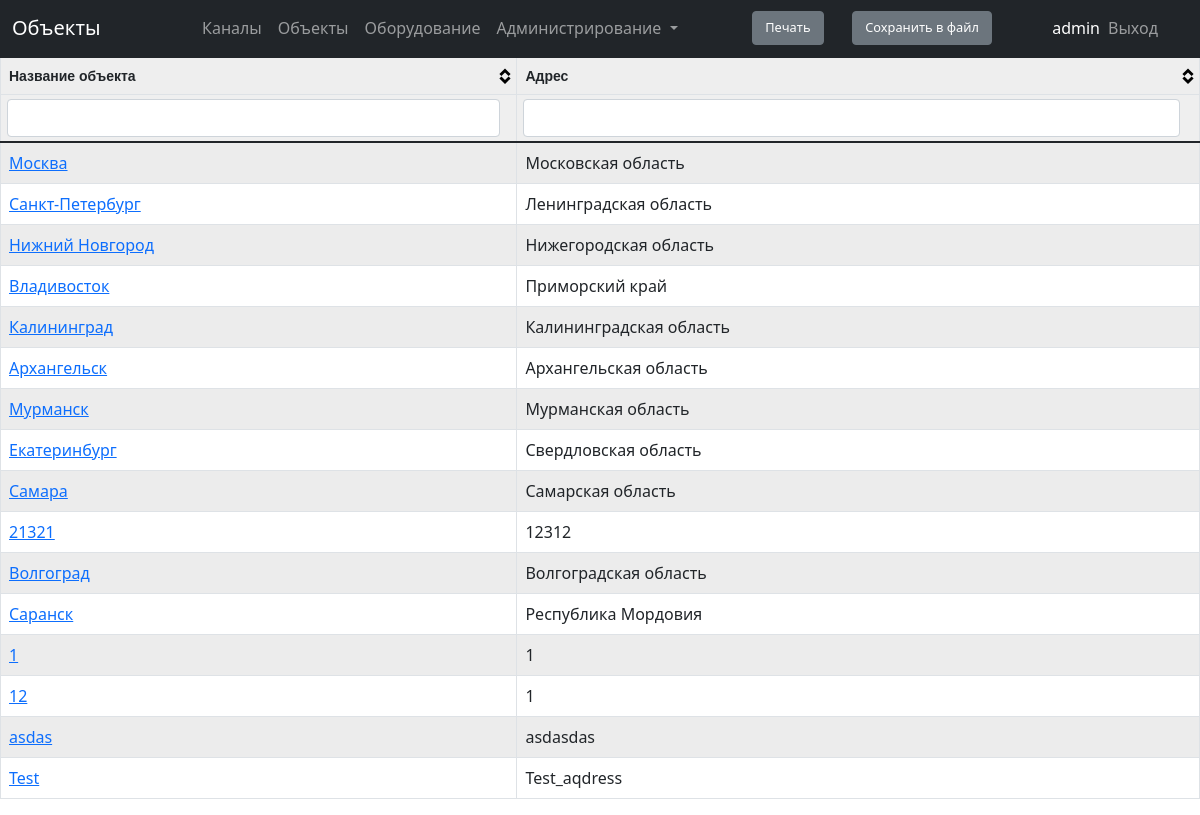
/scheme/locations (signed in), run on an earlier commit of the app's database.
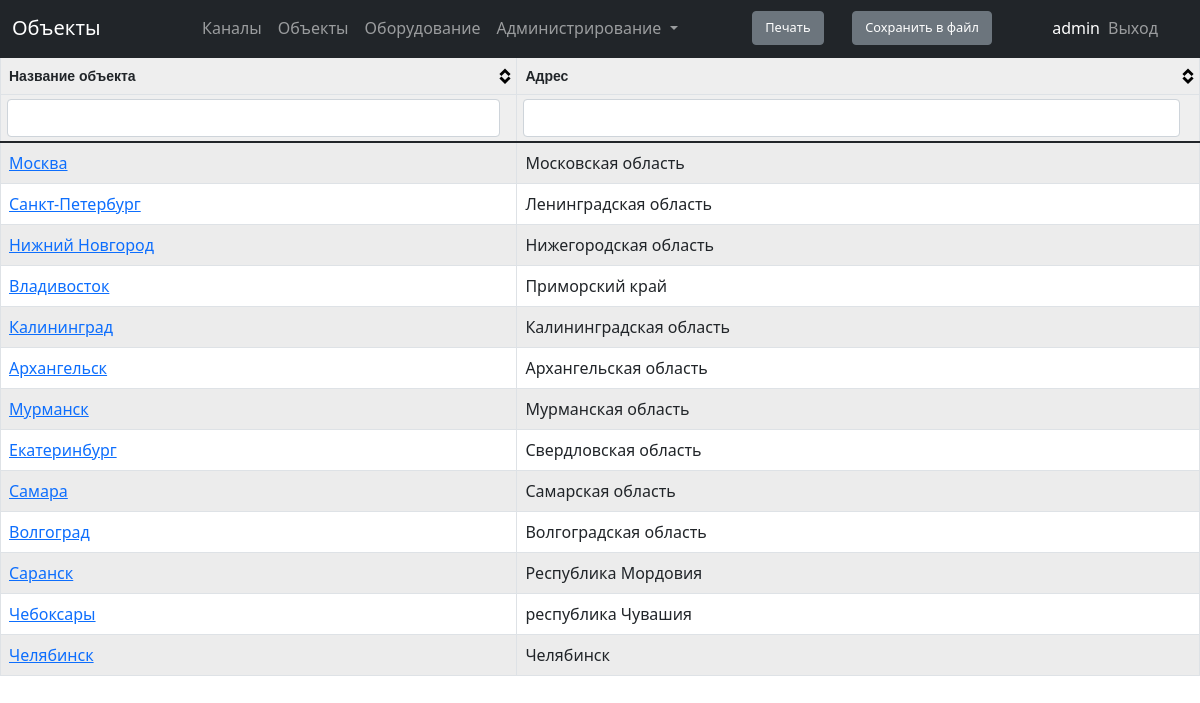
And on a later commit of the database.
### scheme/models.py (models this page shows, shortened)
class Locations(models.Model):
    location = models.CharField(max_length=100, unique=True, verbose_name='Название объекта')
    address = models.CharField(max_length=300, verbose_name='Адрес объекта', blank=True)
    class Meta:
        verbose_name = 'Объекты'
        verbose_name_plural = 'Объекты'

### scheme/views.py (the view)
# urls.py: path('locations', permission_required('scheme.view_locations')(views.LocationsView), name='url_locations'),
def LocationsView(request):
    locations = Locations.objects.all()
    context_object_name = 'locations'
    return render (request, 'scheme/locations.html',{'locations': locations})

### scheme/templates/scheme/locations.html
{% extends 'main/index.html' %}
{% block title %} Объекты {% endblock %}
{% block content %}
    <table id='tblData'>
        <thead>
            <th>Название объекта</th>
            <th>Адрес</th>
        </thead>
        <tbody>
        {% for i in locations %}
        <tr>
            <td><a href="{% url 'url_location_detail_view' i.id %}">{{i.location}}</a></td>
            <td>{{i.address}}</td>
        </tr>
        {%endfor%}
        </tbody>
    </table>
{% endblock%}

What changed in the data, as far as the page shows it:
removed Locations: location "21321", address "12312"
removed Locations: location "1", address "1"
removed Locations: location "12", address "1"
removed Locations: location "asdas", address "asdasdas"
removed Locations: location "Test", address "Test_aqdress"
added Locations: location "Чебоксары", address "республика Чувашия"
added Locations: location "Челябинск", address "Челябинск"
